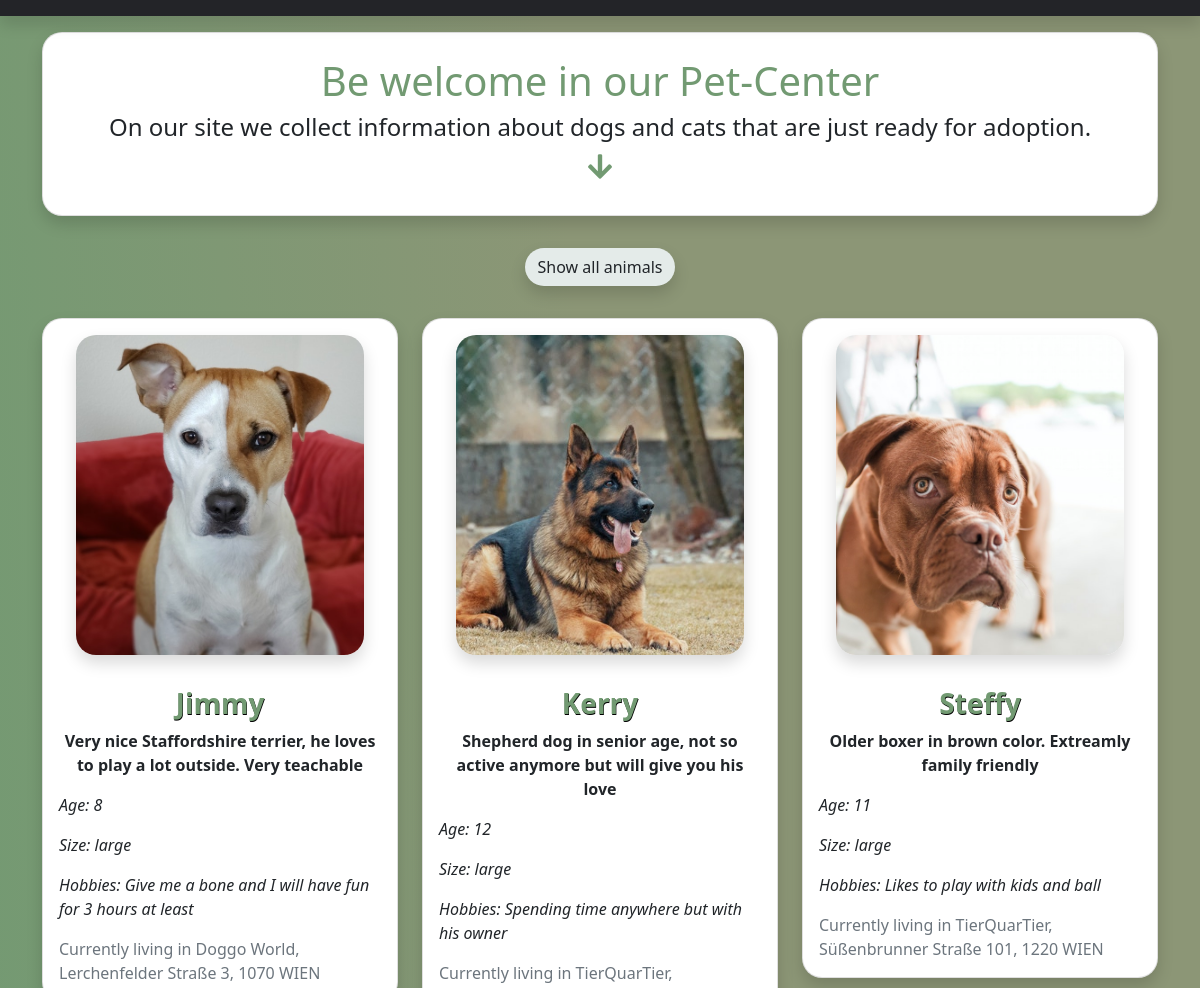
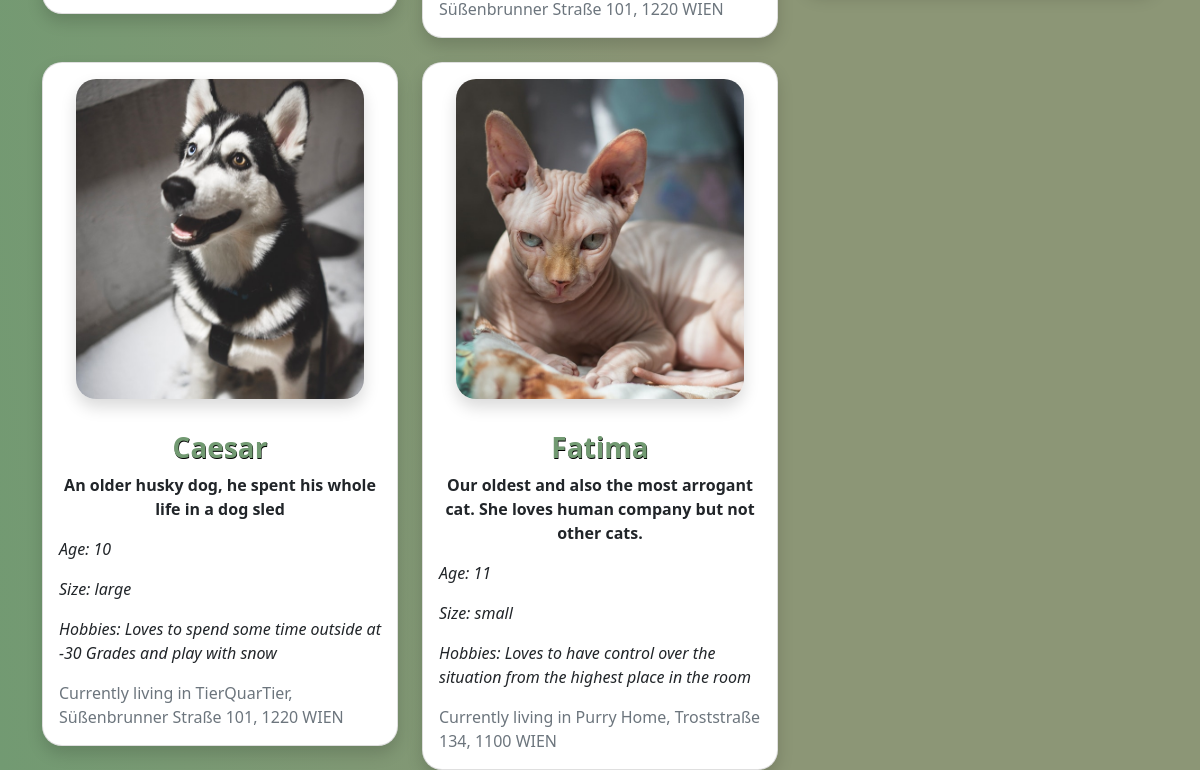
The page /CodeReview11/senior.php on the database its author committed (2 pictures, top to bottom).
### tables this page shows
CREATE TABLE `animals` (
  `id` int(11) NOT NULL,
  `breed` varchar(255) NOT NULL,
  `name` varchar(255) NOT NULL,
  `image` varchar(255) NOT NULL,
  `description` varchar(255) NOT NULL,
  `location` varchar(255) NOT NULL,
  `hobbies` varchar(255) NOT NULL,
  `age` int(11) NOT NULL,
  `size` varchar(255) NOT NULL
);

### CodeReview11/senior.php (the view, shortened to what this page needs)
<?php
require_once 'components/db_connect.php' ;
$sql = "SELECT * FROM animals WHERE age >= 8";
$result = mysqli_query($connect ,$sql);
$card='';
if(mysqli_num_rows($result)  > 0) {
    while($row = mysqli_fetch_array($result, MYSQLI_ASSOC)){
       $card .= '<div class="col">
                        <div class="card shadow">
                            <img src="pictures/'. $row["image"] . '" class="card-img-top my-3 shadow" alt="...">
                            <div class="card-body">
                                <h5 class="card-title fw-bolder text-center fs-3">'. $row["name"]. '</h5>
                                <p class="card-text fw-bold text-center">'. $row["description"] .'</p>
                                <p class="card-text fst-italic">Age: '. $row["age"] .'</p>
                                <p class="card-text fst-italic">Size: '. $row["size"] .'</p>
                                <p class="card-text fst-italic">Hobbies: '. $row["hobbies"] .'</p>
                                <p class="card-text text-muted">Currently living in  '. $row["location"].'</p>
                            </div>
                        </div>
                </div>';
                };
    }
?>
<!DOCTYPE html>
<html lang="en" >
<head>
      <link rel="stylesheet" href="//use.fontawesome.com/releases/v5.0.7/css/all.css">
   <?php require_once 'components/boot.php'  ?>
</head>
</head>
<body>
<nav class="navbar navbar-expand navbar-dark mb-3 sticky-top shadow">
</nav>
            <div class="container">
            <div class="card text-center p-4 shadow">
                <h1>Be welcome in our Pet-Center</h1>
                <h4>On our site we collect information about dogs and cats that are just ready for adoption.</h4>
                <h3><i class="fas fa-arrow-down"></i></h3>
            </div>
            <div class='show'>
                <a href= "home.php"><button class='btn btn-show shadow'type="button">Show all animals</button></a>
            </div>
                <div class="row row-cols-1 row-cols-md-2 row-cols-lg-3 g-4">
                    <?= $card;?>
                </div>
            </div>
</body>
</html>

### CodeReview11/senior.php (style rules this page uses)
.card-img-top { margin: 0 auto; width: 18rem; height: 20rem; object-fit:cover; border-radius: 20px; }
.card { border-radius: 20px; }
.navbar { background-color: #232428; }
body { background: rgb(140,150,118); background: linear-gradient(265deg, rgba(140,150,118,1) 48%, rgba(114,154,114,1) 100%); }
.btn-show { background-color: #e4ebe9; border-radius: 20px; transition: all .2s ease-in-out; }
.show { text-align: center; margin: 2rem 0; }
h1, h3 { color: #729a72; }
h5 { color: #729a72; text-shadow: 0.5px 0.5px #000000; }

### rows shown on the page
animals: image (picture), name "Jimmy", description "Very nice Staffordshire terrier, he loves to play a lot outside. Very teachable", age "8", size "large", hobbies "Give me a bone and I will have fun for 3 hours at least", location "Doggo World, Lerchenfelder Straße 3, 1070 WIEN"
animals: image (picture), name "Kerry", description "Shepherd dog in senior age, not so active anymore but will give you his love", age "12", size "large", hobbies "Spending time anywhere but with his owner", location "TierQuarTier, Süßenbrunner Straße 101, 1220 WIEN"
animals: image (picture), name "Steffy", description "Older boxer in brown color. Extreamly family friendly", age "11", size "large", hobbies "Likes to play with kids and ball", location "TierQuarTier, Süßenbrunner Straße 101, 1220 WIEN"
animals: image (picture), name "Caesar", description "An older husky dog, he spent his whole life in a dog sled", age "10", size "large", hobbies "Loves to spend some time outside at -30 Grades and play with snow", location "TierQuarTier, Süßenbrunner Straße 101, 1220 WIEN"
animals: image (picture), name "Fatima", description "Our oldest and also the most arrogant cat. She loves human company but not other cats.", age "11", size "small", hobbies "Loves to have control over the situation from the highest place in the room", location "Purry Home, Troststraße 134, 1100 WIEN"
